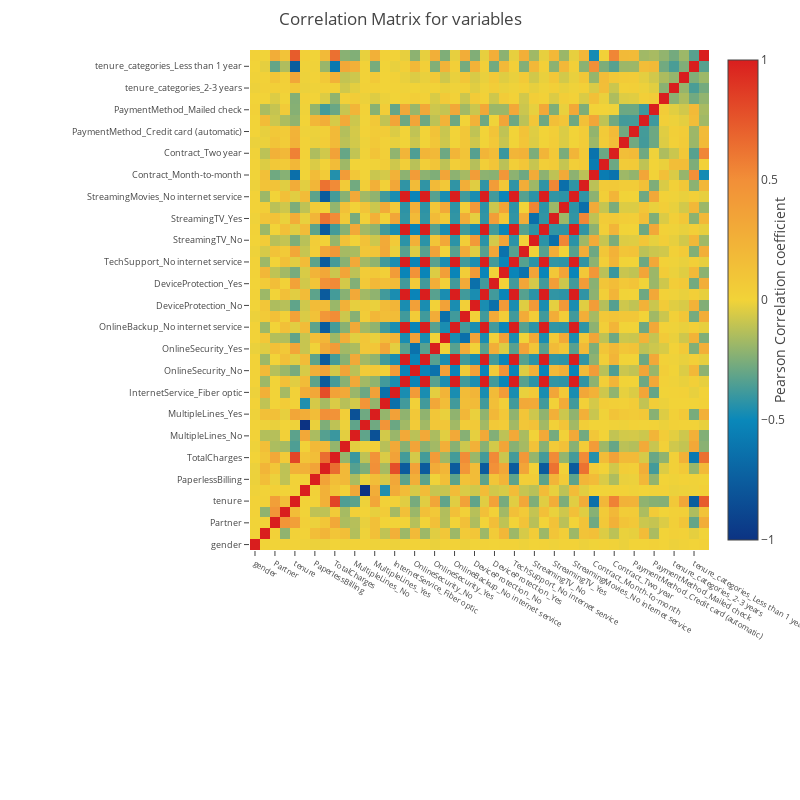

Notebook code for this chart:
### Markdown cell above
Length of service plays a significant role in customers churning. Customers who stay past 1 year are much more likely to continue with the service.

### Code cell
correlation = df.corr()

#print(correlation)
matrix_cols = correlation.columns.tolist()

corr_array  = np.array(correlation)

trace = go.Heatmap(z = corr_array,x = matrix_cols,y = matrix_cols,
                   colorscale = "Portland",
                   colorbar   = dict(title = "Pearson Correlation coefficient",
                                     titleside = "right"
                                    ) ,
                  )

layout = go.Layout(dict(title = "Correlation Matrix for variables",height  = 800,
                        width   = 800,margin  = dict(r = 0 ,l = 250, t = 50,b = 250),
                        yaxis   = dict(tickfont = dict(size = 9)),
                        xaxis   = dict(tickfont = dict(size = 8))))

data = [trace]
fig = go.Figure(data=data,layout=layout)
py.iplot(fig)

### Figure 1 — Plotly figure (JSON) as saved in the notebook; plotly's stock layout.template omitted (floating-point values rounded to 4 significant figures; data arrays with more than 128 entries replaced by an {"elided": "..."} marker saying what was removed)
{"data": [{"colorbar": {"title": "Pearson Correlation coefficient", "titleside": "right"}, "colorscale": "Portland", "type": "heatmap", "uid": "bcdbd6b3-84a5-4e33-9079-e0796282109a", "x": ["gender", "SeniorCitizen", "Partner", "Dependents", "tenure", "PhoneService", "PaperlessBilling", "MonthlyCharges", "TotalCharges", "Churn", "MultipleLines_No", "MultipleLines_No phone service", "MultipleLines_Yes", "InternetService_DSL", "InternetService_Fiber optic", "InternetService_No", "OnlineSecurity_No", "OnlineSecurity_No internet service", "OnlineSecurity_Yes", "OnlineBackup_No", "OnlineBackup_No internet service", "OnlineBackup_Yes", "DeviceProtection_No", "DeviceProtection_No internet service", "DeviceProtection_Yes", "TechSupport_No", "TechSupport_No internet service", "TechSupport_Yes", "StreamingTV_No", "StreamingTV_No internet service", "StreamingTV_Yes", "StreamingMovies_No", "StreamingMovies_No internet service", "StreamingMovies_Yes", "Contract_Month-to-month", "Contract_One year", "Contract_Two year", "PaymentMethod_Bank transfer (automatic)", "PaymentMethod_Credit card (automatic)", "PaymentMethod_Electronic check", "PaymentMethod_Mailed check", "tenure_categories_1-2 years", "tenure_categories_2-3 years", "tenure_categories_3-4 years", "tenure_categories_Less than 1 year", "tenure_categories_More than 5 years"], "y": ["gender", "SeniorCitizen", "Partner", "Dependents", "tenure", "PhoneService", "PaperlessBilling", "MonthlyCharges", "TotalCharges", "Churn", "MultipleLines_No", "MultipleLines_No phone service", "MultipleLines_Yes", "InternetService_DSL", "InternetService_Fiber optic", "InternetService_No", "OnlineSecurity_No", "OnlineSecurity_No internet service", "OnlineSecurity_Yes", "OnlineBackup_No", "OnlineBackup_No internet service", "OnlineBackup_Yes", "DeviceProtection_No", "DeviceProtection_No internet service", "DeviceProtection_Yes", "TechSupport_No", "TechSupport_No internet service", "TechSupport_Yes", "StreamingTV_No", "StreamingTV_No internet service", "StreamingTV_Yes", "StreamingMovies_No", "StreamingMovies_No internet service", "StreamingMovies_Yes", "Contract_Month-to-month", "Contract_One year", "Contract_Two year", "PaymentMethod_Bank transfer (automatic)", "PaymentMethod_Credit card (automatic)", "PaymentMethod_Electronic check", "PaymentMethod_Mailed check", "tenure_categories_1-2 years", "tenure_categories_2-3 years", "tenure_categories_3-4 years", "tenure_categories_Less than 1 year", "tenure_categories_More than 5 years"], "z": {"elided": "46x46 float values"}}], "layout": {"height": 800, "margin": {"b": 250, "l": 250, "r": 0, "t": 50}, "title": "Correlation Matrix for variables", "width": 800, "xaxis": {"tickfont": {"size": 8}}, "yaxis": {"tickfont": {"size": 9}}}}
